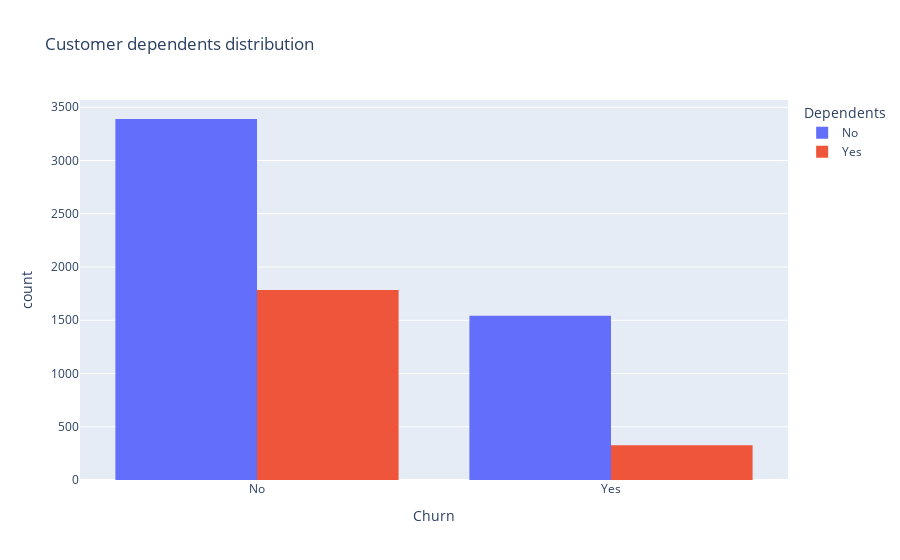

Here is the notebook cell this chart was saved with:
### Code cell
fig = px.histogram(
    df,
    x ='Churn',
    color='Dependents',
    barmode='group',
    title='Customer dependents distribution'
)

fig.show()

### Figure 1 — Plotly figure (JSON) as saved in the notebook; plotly's stock layout.template omitted (floating-point values rounded to 4 significant figures; data arrays with more than 128 entries replaced by an {"elided": "..."} marker saying what was removed)
{"data": [{"alignmentgroup": "True", "bingroup": "x", "hovertemplate": "Dependents=No<br>Churn=%{x}<br>count=%{y}<extra></extra>", "legendgroup": "No", "marker": {"color": "#636efa", "pattern": {"shape": ""}}, "name": "No", "offsetgroup": "No", "orientation": "v", "showlegend": true, "type": "histogram", "x": {"elided": "4933 str values"}, "xaxis": "x", "yaxis": "y"}, {"alignmentgroup": "True", "bingroup": "x", "hovertemplate": "Dependents=Yes<br>Churn=%{x}<br>count=%{y}<extra></extra>", "legendgroup": "Yes", "marker": {"color": "#EF553B", "pattern": {"shape": ""}}, "name": "Yes", "offsetgroup": "Yes", "orientation": "v", "showlegend": true, "type": "histogram", "x": {"elided": "2110 str values"}, "xaxis": "x", "yaxis": "y"}], "layout": {"barmode": "group", "legend": {"title": {"text": "Dependents"}, "tracegroupgap": 0}, "title": {"text": "Customer dependents distribution"}, "xaxis": {"anchor": "y", "domain": [0, 1], "title": {"text": "Churn"}}, "yaxis": {"anchor": "x", "domain": [0, 1], "title": {"text": "count"}}}}
